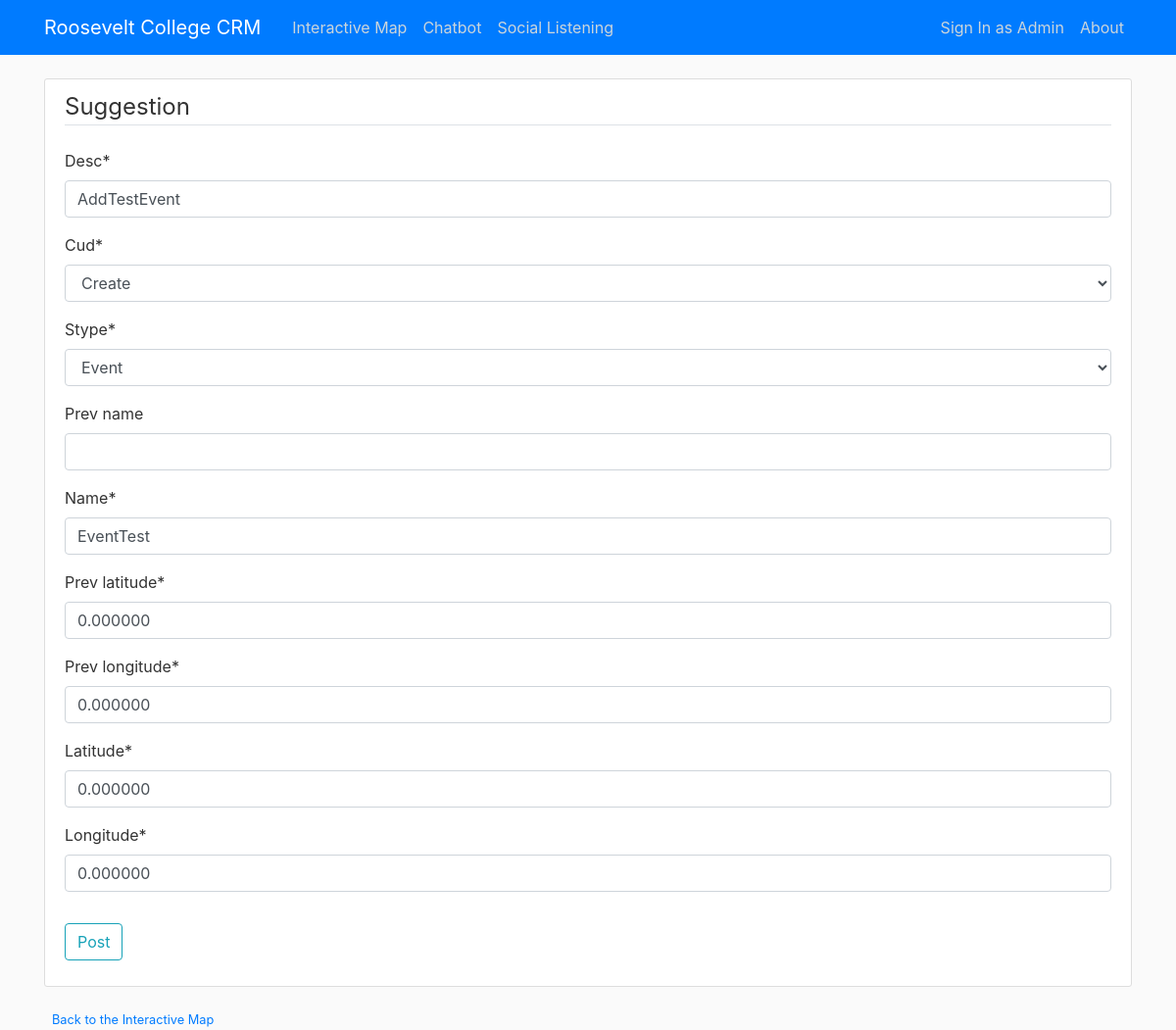
The page /imap/9/update/ on the database its author committed.
### interactive_map/models.py (models this page shows, shortened)
class Suggestion(models.Model):
	class EventPlace(models.IntegerChoices):
		EVENT = 1
		PLACE = 2
	class Action(models.IntegerChoices):
		CREATE = 1
		UPDATE = 2
		DELETE = 3
	desc = models.CharField(max_length=100, unique=True)
	stype = models.IntegerField(choices=EventPlace.choices)
	prev_name = models.CharField(max_length=100, default=None, blank=True)
	name = models.CharField(max_length=100)
	prev_longitude = models.DecimalField(default=0, decimal_places=6, max_digits=9)
	prev_latitude = models.DecimalField(default=0, decimal_places=6, max_digits=8)
	longitude = models.DecimalField(default=0, decimal_places=6, max_digits=9)
	latitude = models.DecimalField(default=0, decimal_places=6, max_digits=8)
	cud = models.IntegerField(choices=Action.choices)
	date_posted = models.DateTimeField(default=timezone.now)

### interactive_map/views.py (the view)
# urls.py: path('imap/<int:pk>/update/', interactive_map_views.SuggestionUpdateView.as_view(), name='suggestion-update'),
class SuggestionUpdateView(UpdateView):
	model = Suggestion
	fields = ['desc', 'cud', 'stype', 'prev_name', 'name', 'prev_latitude', 'prev_longitude', 'latitude', 'longitude']

### interactive_map/templates/interactive_map/suggestion_form.html (shortened to what this page needs)
{% extends "main/base.html" %}
{% load crispy_forms_tags %}
{% block content %}
	<div class="content-section">
		<form method="POST">
			<fieldset class="form-group">
				<legend class="border-bottom mb-4">Suggestion</legend>
				{{ form|crispy }}
			</fieldset>
			<div class="form-group">
				<button class="btn btn-outline-info" type="submit">Post</button>
			</div>
		</form>
	</div>
	<small class="text-muted">
		<a class="ml-2" href="{% url 'imap-index' 3 %}">Back to the Interactive Map</a>
	</small>
{% endblock content %}

### main/static/main/main.css (style rules this page uses)
body { background: #fafafa; color: #333333; margin-top: 5rem; }
.content-section { background: #ffffff; padding: 10px 20px; border: 1px solid #dddddd; border-radius: 3px; margin-bottom: 20px; }

### rows shown on the page
Suggestion: desc "AddTestEvent", cud "Create", stype "Event", name "EventTest", prev_latitude "0.000000", prev_longitude "0.000000", latitude "0.000000", longitude "0.000000"
